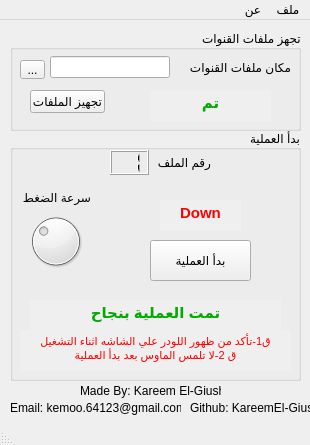
<?xml version="1.0" encoding="UTF-8"?>
<ui version="4.0">
 <class>MainWindow</class>
 <widget class="QMainWindow" name="MainWindow">
  <property name="geometry">
   <rect>
    <x>0</x>
    <y>0</y>
    <width>310</width>
    <height>445</height>
   </rect>
  </property>
  <property name="windowTitle">
   <string>حماده للاجهزة الصيني</string>
  </property>
  <property name="layoutDirection">
   <enum>Qt::RightToLeft</enum>
  </property>
  <widget class="QWidget" name="centralwidget">
   <widget class="QGroupBox" name="groupBox">
    <property name="geometry">
     <rect>
      <x>10</x>
      <y>110</y>
      <width>291</width>
      <height>251</height>
     </rect>
    </property>
    <property name="title">
     <string>بدأ العملية</string>
    </property>
    <widget class="QTextBrowser" name="status">
     <property name="enabled">
      <bool>false</bool>
     </property>
     <property name="geometry">
      <rect>
       <x>150</x>
       <y>70</y>
       <width>81</width>
       <height>31</height>
      </rect>
     </property>
     <property name="frameShape">
      <enum>QFrame::NoFrame</enum>
     </property>
     <property name="html">
      <string>&lt;!DOCTYPE HTML PUBLIC &quot;-//W3C//DTD HTML 4.0//EN&quot; &quot;http://www.w3.org/TR/REC-html40/strict.dtd&quot;&gt;
&lt;html&gt;&lt;head&gt;&lt;meta name=&quot;qrichtext&quot; content=&quot;1&quot; /&gt;&lt;style type=&quot;text/css&quot;&gt;
p, li { white-space: pre-wrap; }
&lt;/style&gt;&lt;/head&gt;&lt;body style=&quot; font-family:'MS Shell Dlg 2'; font-size:8.25pt; font-weight:400; font-style:normal;&quot;&gt;
&lt;p align=&quot;center&quot; style=&quot; margin-top:0px; margin-bottom:0px; margin-left:0px; margin-right:0px; -qt-block-indent:0; text-indent:0px;&quot;&gt;&lt;span style=&quot; font-size:11pt; font-weight:600; color:#ff0000;&quot;&gt;Down&lt;/span&gt;&lt;/p&gt;&lt;/body&gt;&lt;/html&gt;</string>
     </property>
    </widget>
    <widget class="QPushButton" name="startOperation">
     <property name="enabled">
      <bool>true</bool>
     </property>
     <property name="geometry">
      <rect>
       <x>140</x>
       <y>110</y>
       <width>101</width>
       <height>41</height>
      </rect>
     </property>
     <property name="text">
      <string>بدأ العملية</string>
     </property>
    </widget>
    <widget class="QWidget" name="layoutWidget">
     <property name="geometry">
      <rect>
       <x>100</x>
       <y>20</y>
       <width>101</width>
       <height>25</height>
      </rect>
     </property>
     <layout class="QHBoxLayout" name="horizontalLayout_2">
      <property name="spacing">
       <number>7</number>
      </property>
      <item>
       <widget class="QLabel" name="label_2">
        <property name="text">
         <string>رقم الملف</string>
        </property>
       </widget>
      </item>
      <item>
       <widget class="QLCDNumber" name="fileNumber">
        <property name="smallDecimalPoint">
         <bool>false</bool>
        </property>
        <property name="digitCount">
         <number>2</number>
        </property>
        <property name="intValue" stdset="0">
         <number>1</number>
        </property>
       </widget>
      </item>
     </layout>
    </widget>
    <widget class="QWidget" name="layoutWidget">
     <property name="geometry">
      <rect>
       <x>10</x>
       <y>60</y>
       <width>71</width>
       <height>81</height>
      </rect>
     </property>
     <layout class="QVBoxLayout" name="verticalLayout">
      <item>
       <widget class="QLabel" name="label_3">
        <property name="text">
         <string>سرعة الضغط</string>
        </property>
       </widget>
      </item>
      <item>
       <widget class="QDial" name="speed">
        <property name="minimum">
         <number>1</number>
        </property>
        <property name="maximum">
         <number>10</number>
        </property>
        <property name="sliderPosition">
         <number>4</number>
        </property>
       </widget>
      </item>
     </layout>
    </widget>
    <widget class="QTextBrowser" name="status_2">
     <property name="enabled">
      <bool>false</bool>
     </property>
     <property name="geometry">
      <rect>
       <x>10</x>
       <y>200</y>
       <width>271</width>
       <height>41</height>
      </rect>
     </property>
     <property name="frameShape">
      <enum>QFrame::NoFrame</enum>
     </property>
     <property name="html">
      <string>&lt;!DOCTYPE HTML PUBLIC &quot;-//W3C//DTD HTML 4.0//EN&quot; &quot;http://www.w3.org/TR/REC-html40/strict.dtd&quot;&gt;
&lt;html&gt;&lt;head&gt;&lt;meta name=&quot;qrichtext&quot; content=&quot;1&quot; /&gt;&lt;style type=&quot;text/css&quot;&gt;
p, li { white-space: pre-wrap; }
&lt;/style&gt;&lt;/head&gt;&lt;body style=&quot; font-family:'MS Shell Dlg 2'; font-size:8.25pt; font-weight:400; font-style:normal;&quot;&gt;
&lt;p align=&quot;center&quot; style=&quot; margin-top:12px; margin-bottom:12px; margin-left:0px; margin-right:0px; -qt-block-indent:0; text-indent:0px;&quot;&gt;&lt;span style=&quot; font-size:8pt; color:#ff0000;&quot;&gt;ق1-تأكد من ظهور اللودر علي الشاشه اثناء التشغيل           ق 2-لا تلمس الماوس بعد بدأ العملية&lt;/span&gt;&lt;/p&gt;&lt;/body&gt;&lt;/html&gt;</string>
     </property>
    </widget>
    <widget class="QTextBrowser" name="statusOperation">
     <property name="enabled">
      <bool>false</bool>
     </property>
     <property name="geometry">
      <rect>
       <x>20</x>
       <y>170</y>
       <width>251</width>
       <height>31</height>
      </rect>
     </property>
     <property name="frameShape">
      <enum>QFrame::NoFrame</enum>
     </property>
     <property name="html">
      <string>&lt;!DOCTYPE HTML PUBLIC &quot;-//W3C//DTD HTML 4.0//EN&quot; &quot;http://www.w3.org/TR/REC-html40/strict.dtd&quot;&gt;
&lt;html&gt;&lt;head&gt;&lt;meta name=&quot;qrichtext&quot; content=&quot;1&quot; /&gt;&lt;style type=&quot;text/css&quot;&gt;
p, li { white-space: pre-wrap; }
&lt;/style&gt;&lt;/head&gt;&lt;body style=&quot; font-family:'MS Shell Dlg 2'; font-size:8.25pt; font-weight:400; font-style:normal;&quot;&gt;
&lt;p align=&quot;center&quot; style=&quot; margin-top:12px; margin-bottom:12px; margin-left:0px; margin-right:0px; -qt-block-indent:0; text-indent:0px;&quot;&gt;&lt;span style=&quot; font-size:11pt; font-weight:600; color:#00aa00;&quot;&gt;تمت العملية بنجاح&lt;/span&gt;&lt;/p&gt;&lt;/body&gt;&lt;/html&gt;</string>
     </property>
    </widget>
   </widget>
   <widget class="QGroupBox" name="groupBox_2">
    <property name="geometry">
     <rect>
      <x>10</x>
      <y>10</y>
      <width>291</width>
      <height>101</height>
     </rect>
    </property>
    <property name="layoutDirection">
     <enum>Qt::RightToLeft</enum>
    </property>
    <property name="title">
     <string>تجهز ملفات القنوات</string>
    </property>
    <widget class="QToolButton" name="browseFile">
     <property name="geometry">
      <rect>
       <x>10</x>
       <y>30</y>
       <width>25</width>
       <height>19</height>
      </rect>
     </property>
     <property name="text">
      <string>...</string>
     </property>
    </widget>
    <widget class="QPushButton" name="prepareFiles">
     <property name="geometry">
      <rect>
       <x>20</x>
       <y>60</y>
       <width>75</width>
       <height>23</height>
      </rect>
     </property>
     <property name="text">
      <string>تجهيز الملفات</string>
     </property>
    </widget>
    <widget class="QWidget" name="layoutWidget">
     <property name="geometry">
      <rect>
       <x>40</x>
       <y>20</y>
       <width>241</width>
       <height>35</height>
      </rect>
     </property>
     <layout class="QHBoxLayout" name="horizontalLayout">
      <property name="spacing">
       <number>19</number>
      </property>
      <item>
       <widget class="QLabel" name="label">
        <property name="text">
         <string>مكان ملفات القنوات</string>
        </property>
       </widget>
      </item>
      <item>
       <widget class="QLineEdit" name="folderPath"/>
      </item>
     </layout>
    </widget>
    <widget class="QTextBrowser" name="statusPrepare">
     <property name="enabled">
      <bool>false</bool>
     </property>
     <property name="geometry">
      <rect>
       <x>140</x>
       <y>60</y>
       <width>121</width>
       <height>31</height>
      </rect>
     </property>
     <property name="frameShape">
      <enum>QFrame::NoFrame</enum>
     </property>
     <property name="html">
      <string>&lt;!DOCTYPE HTML PUBLIC &quot;-//W3C//DTD HTML 4.0//EN&quot; &quot;http://www.w3.org/TR/REC-html40/strict.dtd&quot;&gt;
&lt;html&gt;&lt;head&gt;&lt;meta name=&quot;qrichtext&quot; content=&quot;1&quot; /&gt;&lt;style type=&quot;text/css&quot;&gt;
p, li { white-space: pre-wrap; }
&lt;/style&gt;&lt;/head&gt;&lt;body style=&quot; font-family:'MS Shell Dlg 2'; font-size:8.25pt; font-weight:400; font-style:normal;&quot;&gt;
&lt;p align=&quot;center&quot; style=&quot; margin-top:0px; margin-bottom:0px; margin-left:0px; margin-right:0px; -qt-block-indent:0; text-indent:0px;&quot;&gt;&lt;span style=&quot; font-size:11pt; font-weight:600; color:#00aa00;&quot;&gt;تم&lt;/span&gt;&lt;/p&gt;&lt;/body&gt;&lt;/html&gt;</string>
     </property>
    </widget>
   </widget>
   <widget class="QLabel" name="label_4">
    <property name="geometry">
     <rect>
      <x>80</x>
      <y>360</y>
      <width>141</width>
      <height>21</height>
     </rect>
    </property>
    <property name="text">
     <string>Made By: Kareem El-Giushy</string>
    </property>
   </widget>
   <widget class="QLabel" name="label_5">
    <property name="geometry">
     <rect>
      <x>10</x>
      <y>380</y>
      <width>171</width>
      <height>16</height>
     </rect>
    </property>
    <property name="text">
     <string>Email: kemoo.64123@gmail.com</string>
    </property>
   </widget>
   <widget class="QLabel" name="label_6">
    <property name="geometry">
     <rect>
      <x>190</x>
      <y>380</y>
      <width>121</width>
      <height>16</height>
     </rect>
    </property>
    <property name="text">
     <string>Github: KareemEl-Giushy</string>
    </property>
   </widget>
  </widget>
  <widget class="QMenuBar" name="menubar">
   <property name="geometry">
    <rect>
     <x>0</x>
     <y>0</y>
     <width>310</width>
     <height>21</height>
    </rect>
   </property>
   <widget class="QMenu" name="menuAbout">
    <property name="title">
     <string>عن</string>
    </property>
    <addaction name="actionCreator"/>
   </widget>
   <widget class="QMenu" name="menu">
    <property name="title">
     <string>ملف</string>
    </property>
   </widget>
   <addaction name="menu"/>
   <addaction name="menuAbout"/>
  </widget>
  <widget class="QStatusBar" name="statusbar"/>
  <action name="actionCreator">
   <property name="text">
    <string>البشمهندس</string>
   </property>
  </action>
 </widget>
 <tabstops>
  <tabstop>browseFile</tabstop>
  <tabstop>folderPath</tabstop>
  <tabstop>prepareFiles</tabstop>
  <tabstop>speed</tabstop>
  <tabstop>startOperation</tabstop>
  <tabstop>status</tabstop>
 </tabstops>
 <resources/>
 <connections/>
</ui>
